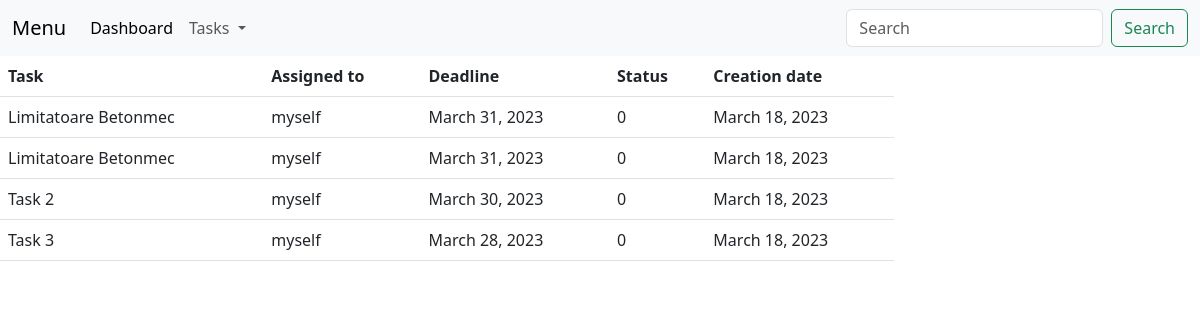
The page /task_list/ on the database its author committed.
### todo/models.py (models this page shows, shortened)
class Task(models.Model):
    user_choices = [(user.username, user.username) for user in User.objects.all()]
    task = models.CharField(max_length=100)
    description = models.TextField(max_length=200)
    deadline = models.DateField()
    assigned_to = models.CharField(max_length=20, choices=user_choices)
    status = models.IntegerField(default=0)
    creation_date = models.DateField(auto_now_add=True)

### todo/views.py (the view)
# urls.py: path('task_list/', views.TaskListView.as_view(), name='task-list'),
class TaskListView(ListView):
    template_name = "todo/task_list.html"
    model = Task
    context_object_name = "all_tasks"
    def get_queryset(self):
        return Task.objects.all()

### templates/todo/task_list.html (shortened to what this page needs)
{% extends "base.html" %}
{% block content %}
    <div class="containter-fluid">
        <div class="row">
            <div class="col-md-9">
                {% if all_tasks %}
                    <table class="table">
                        <thead>
                        <tr>
                            <th>Task</th>
                            <th>Assigned to</th>
                            <th>Deadline</th>
                            <th>Status</th>
                            <th>Creation date</th>
                        </tr>
                        </thead>
                {% endif %}
                <tbody>
                {% for task in all_tasks %}
                <tr>
                    <td>{{ task.task }}</td>
                    <td>{{ task.assigned_to }}</td>
                    <td>{{ task.deadline }}</td>
                    <td>{{ task.status }}</td>
                    <td>{{ task.creation_date }}</td>
                </tr>
                {% endfor %}
                </tbody>
            </div>
        </div>
    </div>
{% endblock %}

### rows shown on the page
Task: task "Limitatoare Betonmec", assigned_to "myself", deadline "March 31, 2023", status "0", creation_date "March 18, 2023"
Task: task "Limitatoare Betonmec", assigned_to "myself", deadline "March 31, 2023", status "0", creation_date "March 18, 2023"
Task: task "Task 2", assigned_to "myself", deadline "March 30, 2023", status "0", creation_date "March 18, 2023"
Task: task "Task 3", assigned_to "myself", deadline "March 28, 2023", status "0", creation_date "March 18, 2023"
